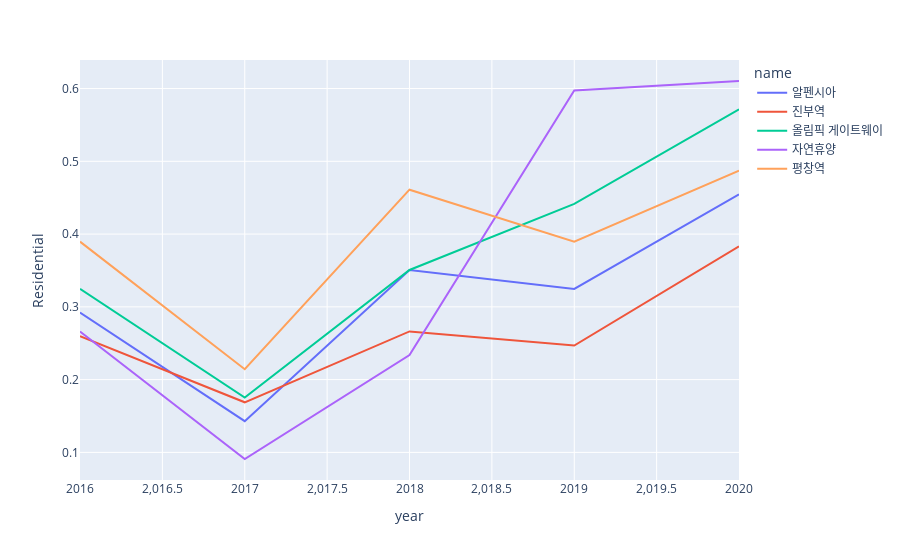

Write notebook code for a chart like this one.
### Code cell
import plotly.express as px

# df = px.data.gapminder().query("continent=='Oceania'")
fig = px.line(df_result, x="year", y="Residential", color='name')
fig.show()

### Figure 1 — Plotly figure (JSON) as saved in the notebook; plotly's stock layout.template omitted (floating-point values rounded to 4 significant figures)
{"data": [{"hovertemplate": "name=알펜시아<br>year=%{x}<br>Residential=%{y}<extra></extra>", "legendgroup": "알펜시아", "line": {"color": "#636efa", "dash": "solid"}, "mode": "lines", "name": "알펜시아", "orientation": "v", "showlegend": true, "type": "scatter", "x": ["2016", "2017", "2018", "2019", "2020"], "xaxis": "x", "y": [0.2922, 0.1429, 0.3506, 0.3247, 0.4545], "yaxis": "y"}, {"hovertemplate": "name=진부역<br>year=%{x}<br>Residential=%{y}<extra></extra>", "legendgroup": "진부역", "line": {"color": "#EF553B", "dash": "solid"}, "mode": "lines", "name": "진부역", "orientation": "v", "showlegend": true, "type": "scatter", "x": ["2016", "2017", "2018", "2019", "2020"], "xaxis": "x", "y": [0.2597, 0.1688, 0.2662, 0.2468, 0.3831], "yaxis": "y"}, {"hovertemplate": "name=올림픽 게이트웨이<br>year=%{x}<br>Residential=%{y}<extra></extra>", "legendgroup": "올림픽 게이트웨이", "line": {"color": "#00cc96", "dash": "solid"}, "mode": "lines", "name": "올림픽 게이트웨이", "orientation": "v", "showlegend": true, "type": "scatter", "x": ["2016", "2017", "2018", "2019", "2020"], "xaxis": "x", "y": [0.3247, 0.1753, 0.3506, 0.4416, 0.5714], "yaxis": "y"}, {"hovertemplate": "name=자연휴양<br>year=%{x}<br>Residential=%{y}<extra></extra>", "legendgroup": "자연휴양", "line": {"color": "#ab63fa", "dash": "solid"}, "mode": "lines", "name": "자연휴양", "orientation": "v", "showlegend": true, "type": "scatter", "x": ["2016", "2017", "2018", "2019", "2020"], "xaxis": "x", "y": [0.2662, 0.09091, 0.2338, 0.5974, 0.6104], "yaxis": "y"}, {"hovertemplate": "name=평창역<br>year=%{x}<br>Residential=%{y}<extra></extra>", "legendgroup": "평창역", "line": {"color": "#FFA15A", "dash": "solid"}, "mode": "lines", "name": "평창역", "orientation": "v", "showlegend": true, "type": "scatter", "x": ["2016", "2017", "2018", "2019", "2020"], "xaxis": "x", "y": [0.3896, 0.2143, 0.461, 0.3896, 0.487], "yaxis": "y"}], "layout": {"legend": {"title": {"text": "name"}, "tracegroupgap": 0}, "margin": {"t": 60}, "xaxis": {"anchor": "y", "domain": [0, 1], "title": {"text": "year"}}, "yaxis": {"anchor": "x", "domain": [0, 1], "title": {"text": "Residential"}}}}
